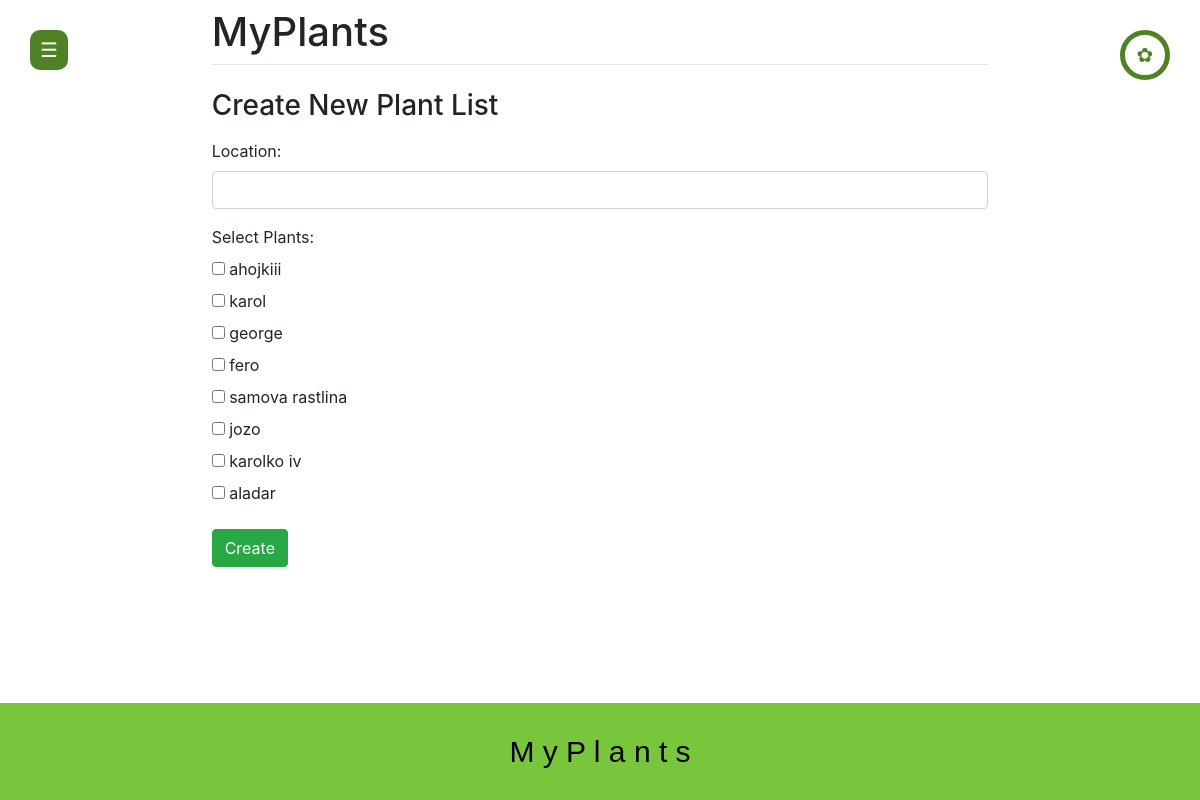
Page /create/ (signed in) on the earlier database version.
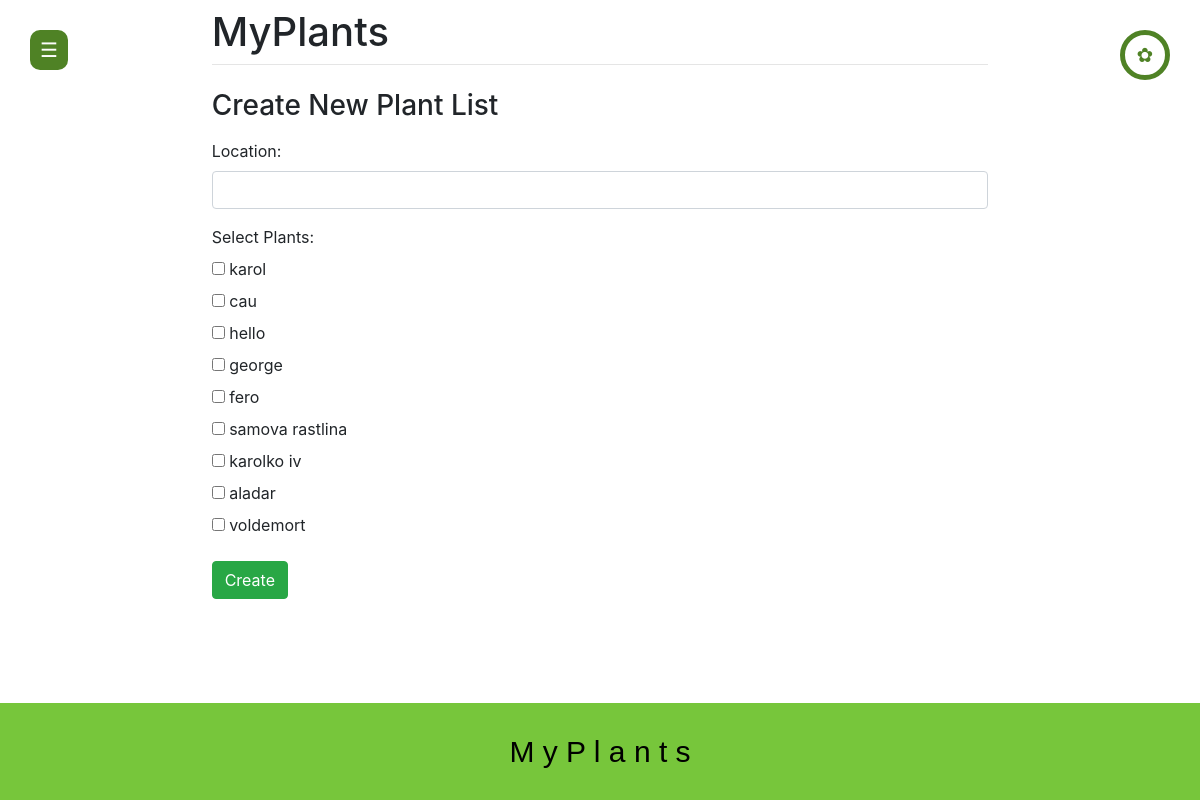
Same page on the later database version.
### main/models.py (models this page shows, shortened)
class Plants(models.Model):
    listID = models.ForeignKey(PlantList, on_delete=models.CASCADE, related_name='plants')
    name = models.CharField(max_length=200)
    type = models.CharField(max_length=200)
    water = models.IntegerField()
    period = models.IntegerField()

### main/views.py (the view)
# urls.py: path('create/', views.create_new_list, name='create_new_list'),
def create_new_list(request):
    if request.method == 'POST':
        form = CreateNewList(request.user, request.POST)
        if form.is_valid():
            new_list = form.save(request.user)
            return redirect('view')
    else:
        form = CreateNewList(user=request.user)
    return render(request, 'main/create.html', {'form': form})

### main/forms.py (shortened to what this page needs)
class CreateNewList(forms.Form):
    location = forms.CharField(label="Location", max_length=200)
    plants = forms.ModelMultipleChoiceField(
        queryset=Plants.objects.none(),  # update to empty queryset initially
        label="Select Plants",
        widget=forms.CheckboxSelectMultiple,
    )
    def __init__(self, user=None, *args, **kwargs):
        super(CreateNewList, self).__init__(*args, **kwargs)
        if user:
            self.fields['plants'].queryset = Plants.objects.filter(listID__userID=user)

### main/templates/main/create.html (shortened to what this page needs)
{% extends 'main/base.html' %}
{% block content %}
    <h3>Create New Plant List</h3>
    <form method="post" class="mt-3">
        <div class="form-group">
            <label for="id_location">Location:</label>
            <input type="text" id="id_location" name="location" class="form-control" required>
        </div>
        <div class="form-group">
            <label for="id_plants">Select Plants:</label><br>
            {% for plant in form.plants.field.queryset %}
                <label class="checkbox-inline">
                    <input type="checkbox" name="plants" value="{{ plant.pk }}" id="id_plants_{{ plant.pk }}"> {{ plant.name }}
                </label>
                <br>
            {% endfor %}
        </div>
        <button type="submit" name="save" class="btn btn-success">Create</button>
    </form>
</div>
{% endblock %}

Differences in the rows shown:
removed Plants: name "ahojkiii"
removed Plants: name "jozo"
added Plants: name "cau"
added Plants: name "hello"
added Plants: name "voldemort"
